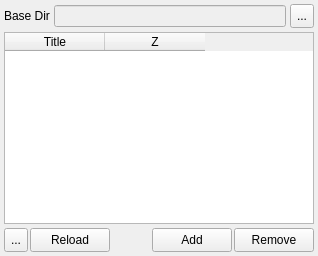
          <widget class="QWidget" name="SourceDataTab">
           <attribute name="title">
            <string>Source Data</string>
           </attribute>
           <layout class="QVBoxLayout" name="verticalLayout">
            <property name="spacing">
             <number>4</number>
            </property>
            <property name="margin">
             <number>4</number>
            </property>
            <item>
             <layout class="QHBoxLayout" name="horizontalLayout_10">
              <property name="spacing">
               <number>4</number>
              </property>
              <item>
               <widget class="QLabel" name="label">
                <property name="text">
                 <string>Base Dir</string>
                </property>
               </widget>
              </item>
              <item>
               <widget class="QLineEdit" name="SourceDirEdit">
                <property name="enabled">
                 <bool>false</bool>
                </property>
               </widget>
              </item>
              <item>
               <widget class="QToolButton" name="SourceDirSelectButton">
                <property name="minimumSize">
                 <size>
                  <width>24</width>
                  <height>24</height>
                 </size>
                </property>
                <property name="text">
                 <string>...</string>
                </property>
               </widget>
              </item>
             </layout>
            </item>
            <item>
             <widget class="QTableWidget" name="SourceFilesTable">
              <property name="selectionBehavior">
               <enum>QAbstractItemView::SelectRows</enum>
              </property>
              <property name="columnCount">
               <number>2</number>
              </property>
              <column>
               <property name="text">
                <string>Title</string>
               </property>
              </column>
              <column>
               <property name="text">
                <string>Z</string>
               </property>
              </column>
             </widget>
            </item>
            <item>
             <layout class="QHBoxLayout" name="horizontalLayout_4">
              <property name="spacing">
               <number>2</number>
              </property>
              <item>
               <widget class="QToolButton" name="GetZFromTimeStampButton">
                <property name="minimumSize">
                 <size>
                  <width>24</width>
                  <height>24</height>
                 </size>
                </property>
                <property name="maximumSize">
                 <size>
                  <width>24</width>
                  <height>27</height>
                 </size>
                </property>
                <property name="text">
                 <string>...</string>
                </property>
               </widget>
              </item>
              <item>
               <widget class="QPushButton" name="ReloadFilesButton">
                <property name="sizePolicy">
                 <sizepolicy hsizetype="Minimum" vsizetype="Fixed">
                  <horstretch>0</horstretch>
                  <verstretch>0</verstretch>
                 </sizepolicy>
                </property>
                <property name="maximumSize">
                 <size>
                  <width>128</width>
                  <height>24</height>
                 </size>
                </property>
                <property name="cursor">
                 <cursorShape>ArrowCursor</cursorShape>
                </property>
                <property name="toolTip">
                 <string>Add surface slices from NXS datafiles</string>
                </property>
                <property name="text">
                 <string>Reload</string>
                </property>
                <property name="icon">
                 <iconset resource="icons.qrc">
                  <normaloff>:/fqplot/icons/refresh.svg</normaloff>:/fqplot/icons/refresh.svg</iconset>
                </property>
               </widget>
              </item>
              <item>
               <spacer name="horizontalSpacer_2">
                <property name="orientation">
                 <enum>Qt::Horizontal</enum>
                </property>
                <property name="sizeHint" stdset="0">
                 <size>
                  <width>40</width>
                  <height>20</height>
                 </size>
                </property>
               </spacer>
              </item>
              <item>
               <widget class="QPushButton" name="AddFilesButton">
                <property name="sizePolicy">
                 <sizepolicy hsizetype="Expanding" vsizetype="Fixed">
                  <horstretch>0</horstretch>
                  <verstretch>0</verstretch>
                 </sizepolicy>
                </property>
                <property name="maximumSize">
                 <size>
                  <width>128</width>
                  <height>24</height>
                 </size>
                </property>
                <property name="cursor">
                 <cursorShape>ArrowCursor</cursorShape>
                </property>
                <property name="toolTip">
                 <string>Add surface slices from XY datafiles</string>
                </property>
                <property name="text">
                 <string>Add</string>
                </property>
                <property name="icon">
                 <iconset resource="icons.qrc">
                  <normaloff>:/fqplot/icons/plus.svg</normaloff>:/fqplot/icons/plus.svg</iconset>
                </property>
               </widget>
              </item>
              <item>
               <widget class="QPushButton" name="RemoveFilesButton">
                <property name="sizePolicy">
                 <sizepolicy hsizetype="Expanding" vsizetype="Fixed">
                  <horstretch>0</horstretch>
                  <verstretch>0</verstretch>
                 </sizepolicy>
                </property>
                <property name="maximumSize">
                 <size>
                  <width>128</width>
                  <height>24</height>
                 </size>
                </property>
                <property name="toolTip">
                 <string>Remove selected slices from surface</string>
                </property>
                <property name="text">
                 <string>Remove</string>
                </property>
                <property name="icon">
                 <iconset resource="icons.qrc">
                  <normaloff>:/fqplot/icons/minus.svg</normaloff>:/fqplot/icons/minus.svg</iconset>
                </property>
               </widget>
              </item>
             </layout>
            </item>
           </layout>
          </widget>
